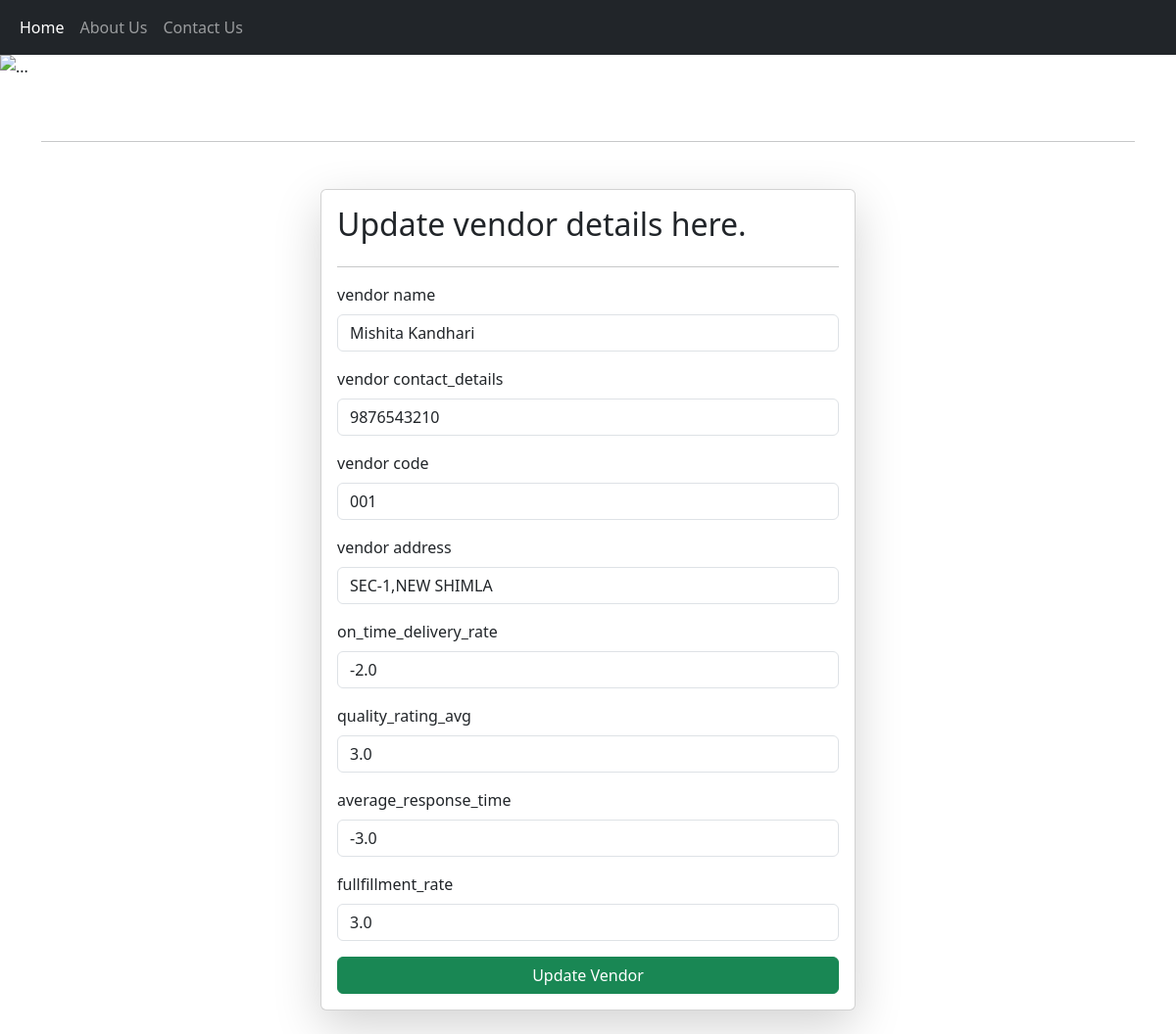
The page /update-vendor/1/ on the database its author committed.
### vendors_record/models.py (models this page shows, shortened)
class Vendor(models.Model):
    name = models.CharField(max_length=255)
    contact_details = models.TextField()
    address = models.TextField()
    vendor_code = models.CharField(max_length=20, unique=True)
    on_time_delivery_rate = models.FloatField(null=True, blank=True)
    quality_rating_avg = models.FloatField(null=True, blank=True)
    average_response_time = models.FloatField(null=True, blank=True)
    fulfillment_rate = models.FloatField(null=True, blank=True)

### vendors_record/views.py (the view, shortened to what this page needs)
# urls.py: path('update-vendor/<id>/',update_vendor,name='update_vendor'),
def update_vendor(request, id):
  queryset= Vendor.objects.get(id=id)
  context={'vendors': queryset}
  return render(request,'update_vendors.html', context)

### vendors_record/templates/update_vendors.html (shortened to what this page needs)
<!DOCTYPE html>
<html lang="en">
<head>
    <link href="https://cdn.jsdelivr.net/npm/bootstrap@5.3.2/dist/css/bootstrap.min.css" rel="stylesheet">
</head>
<body>
    <nav class="navbar navbar-expand-lg navbar-dark bg-dark">
      <div class="container-fluid">
        <div class="collapse navbar-collapse" id="navbarSupportedContent">
          <cl class="navbar-nav me-auto mb-2 mb-lg-0">
            <li class="nav-item">
              <a class="nav-link active" aria-current="page" href="/">Home</a>
            </li>
            <li class="nav-item">
              <a class="nav-link" href="/about">About Us</a>
            </li>
            <li class="nav-item">
              <a class="nav-link" href="/contact">Contact Us</a>
            </li>
          </cl>
        </div>
      </div>
    </nav>
    <div class="container-fluid px-0 mb-3" >
      <img src="https://source.unsplash.com/2000x400/?Office" class="d-block w-100" alt="...">
    </div>
   <form class="mb-4">
    <div class="container mt-5">
   </form>
    <hr>
     <div class="container mt-5">
  <form class="col-6 mx-auto card p-3 shadow-lg" method="post" enctype="multipart/form-data">
      <h2>Update vendor details here.</h2>
      <hr>
      <div class="mb-3">
        <label for="exampleInputEmail1" class="form-label">vendor name</label>
        <input name="name" value="{{vendors.name}}" type="text" class="form-control" required>
      </div>
      <div class="mb-3">
        <label for="exampleInputEmail1" class="form-label">vendor contact_details</label>
        <input name="contact_details" value="{{vendors.contact_details}}" type="text" class="form-control" required>
      </div>
      <div class="mb-3">
        <label for="exampleInputEmail1" class="form-label">vendor code</label>
        <input name="vendor_code" value="{{vendors.vendor_code}}" type="text" class="form-control" required>
      </div>
      <div class="mb-3">
        <label for="exampleInputEmail1" class="form-label">vendor address</label>
        <input name="address" value="{{vendors.address}}" type="text" class="form-control" required>
      </div>
      <div class="mb-3">
        <label for="exampleInputEmail1" class="form-label">on_time_delivery_rate</label>
        <input name="on_time_delivery_rate" value="{{vendors.on_time_delivery_rate}}" type="number" class="form-control" required>
      </div>
      <div class="mb-3">
        <label for="exampleInputEmail1" class="form-label">quality_rating_avg</label>
        <input name="quality_rating_avg" value="{{vendors.quality_rating_avg}}" type="number" class="form-control" required>
      </div>
      <div class="mb-3">
        <label for="exampleInputEmail1" class="form-label">average_response_time</label>
        <input name="average_response_time" value="{{vendors.average_response_time}}" type="number" class="form-control" required>
      </div>
      <div class="mb-3">
        <label for="exampleInputEmail1" class="form-label">fullfillment_rate</label>
        <input name="fullfillment_rate" value="{{vendors.fulfillment_rate}}" type="number" class="form-control" required>
      </div>
      <button type="submit" class="btn btn-success">Update Vendor</button>
      </form>

### rows shown on the page
Vendor: name "Mishita Kandhari", contact_details "9876543210", vendor_code "001", address "SEC-1,NEW SHIMLA", on_time_delivery_rate "-2.0", quality_rating_avg "3.0", average_response_time "-3.0", fullfillment_rate "3.0"
